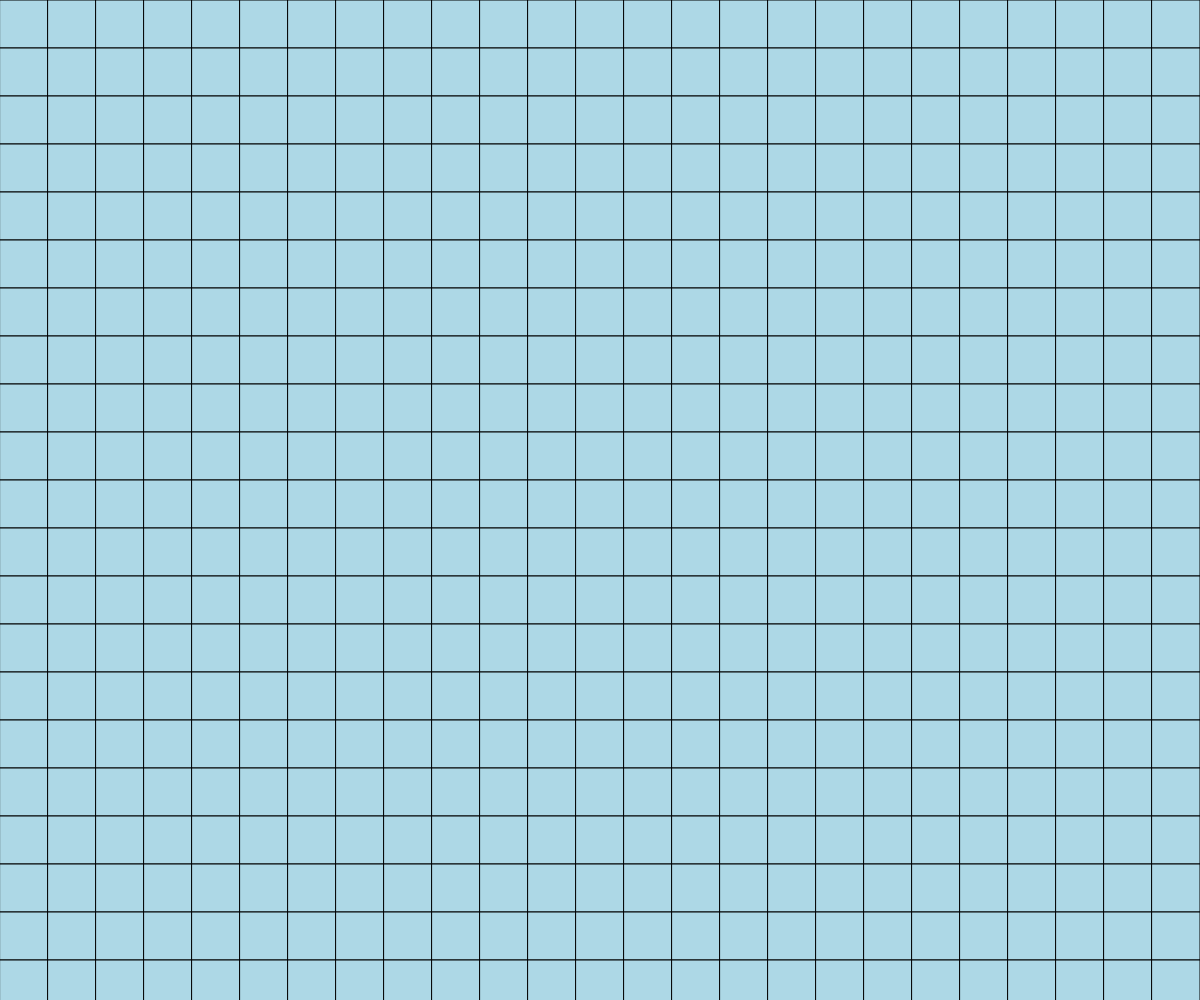
Frame 1 (no input)
Frame 60 (no input): identical to frame 1, image omitted
Frame 120 (the mouse pressed at the canvas centre since frame 60): identical to frame 1, image omitted

The p5.js sketch that drew this single still picture (run headless with seeded random() and noise() and a simulated clock; from frame 60 on, the mouse is pressed at the canvas centre):

// p5.js sketch
// ── sketch.js
function setup() {
  createCanvas (windowWidth,windowHeight);
  fill ("lightblue");
  strokeWeight (1);

}

function draw() {
  var num = 25;
  var sideLen = windowWidth/num;
 
  
  for (var y=0; y < windowHeight; y = y+sideLen) {
    for (var x=0; x < windowWidth; x=x+sideLen){
      quad (
        x,y,
        x+sideLen,y,
        x+sideLen,y+sideLen,
        x,y+sideLen
      );
          }
}

  
}
function windowResize (){
  resizeCanvas (windowWidth, windowHeight);
}
